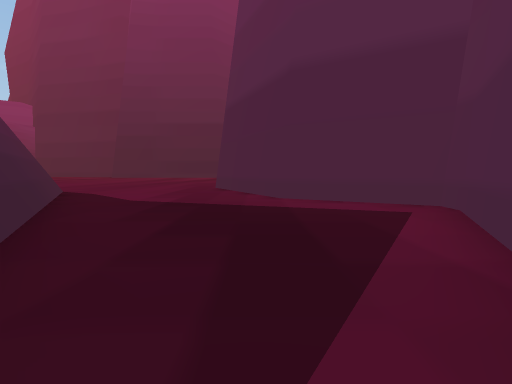
View 1 (above)

22 first-person views from a walk through a Unity game level. The camera is 1.2 m above the floor, tilts 4° down and sees 85° across. The floor is counted in squares, 2 m on a side. Each view is taken from the middle of a square. On the plan, view 1 faces up. The plan holds only what a view shows up to about 9 squares ahead; the rest is blank. The place goes on beyond the plan. The player character is not drawn.

View 2
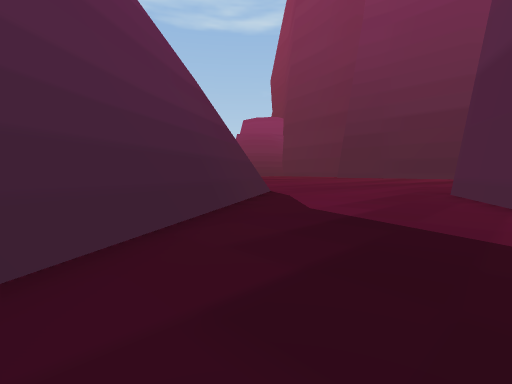

View 3
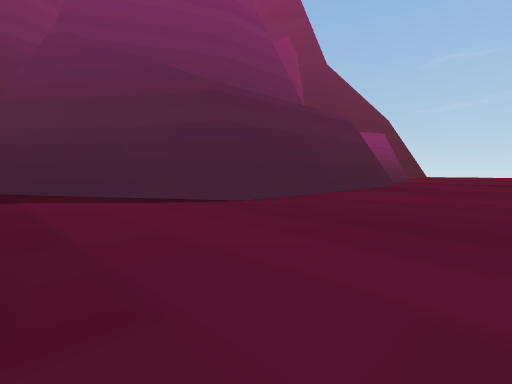

View 4
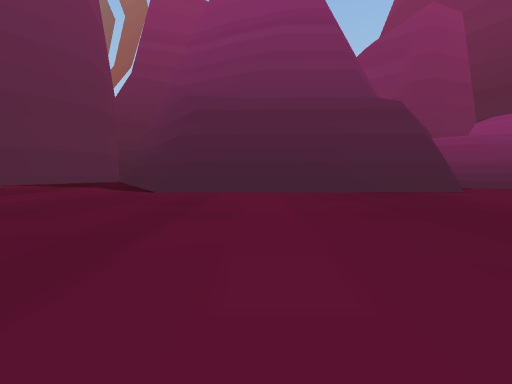

View 5
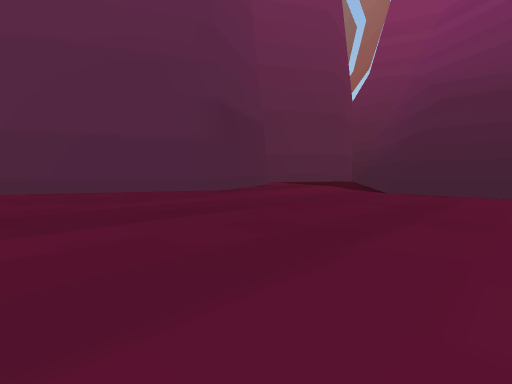

View 6
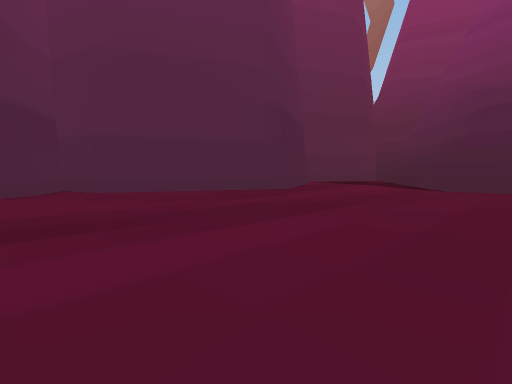

View 7
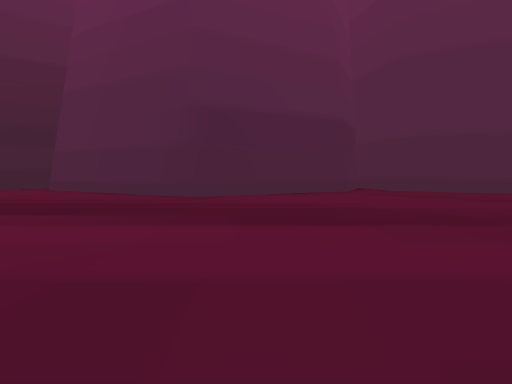

View 8
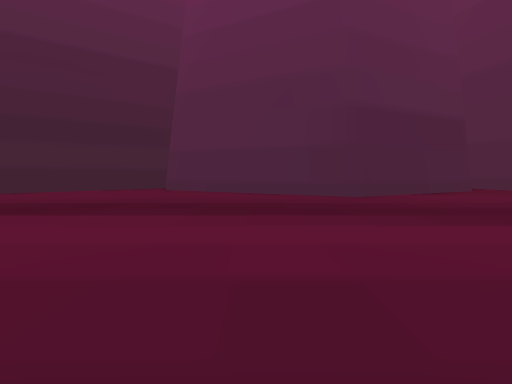

View 9
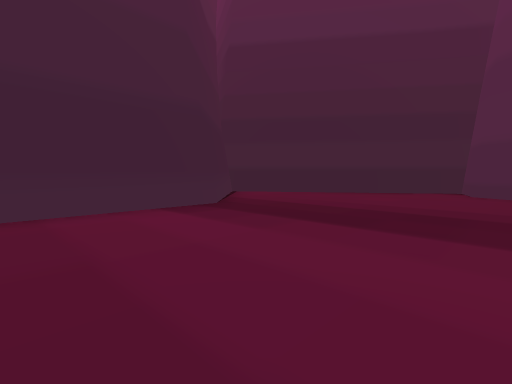

View 10
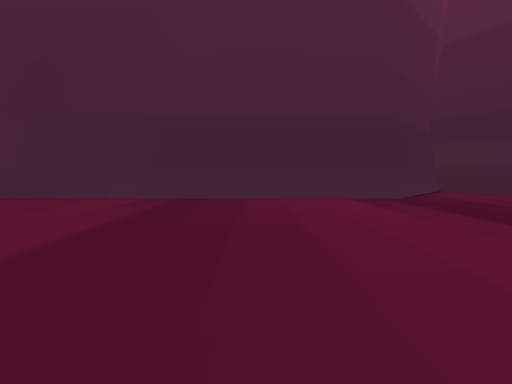

View 11
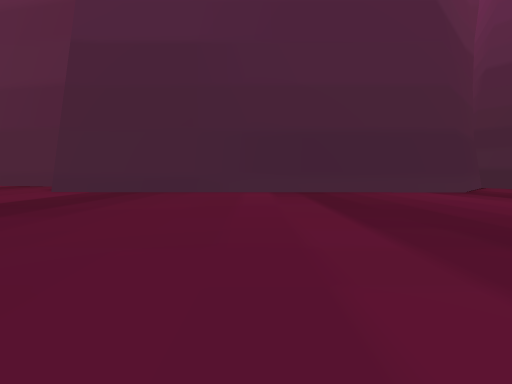

View 12
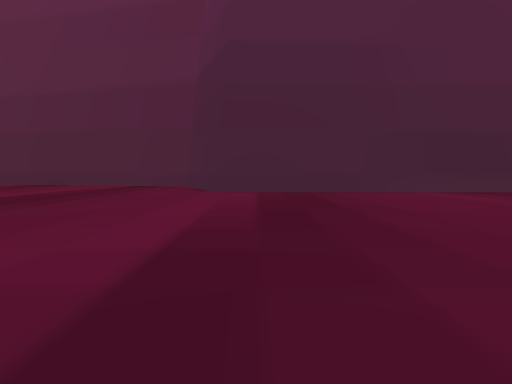

View 13
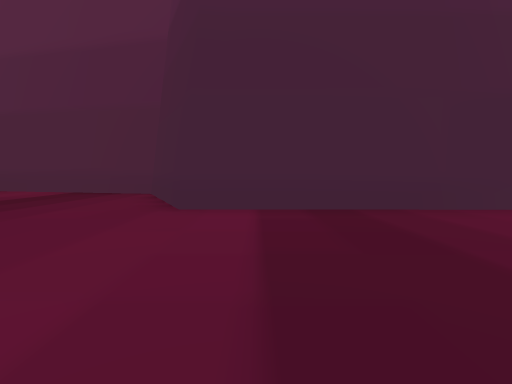

View 14
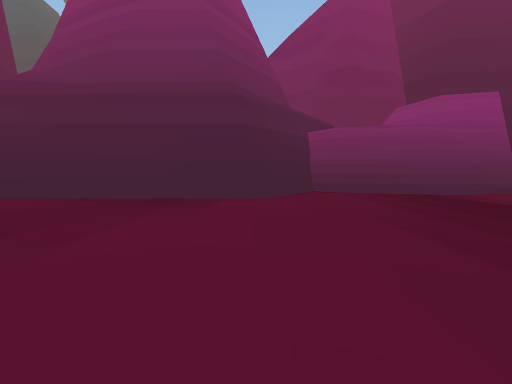

View 15
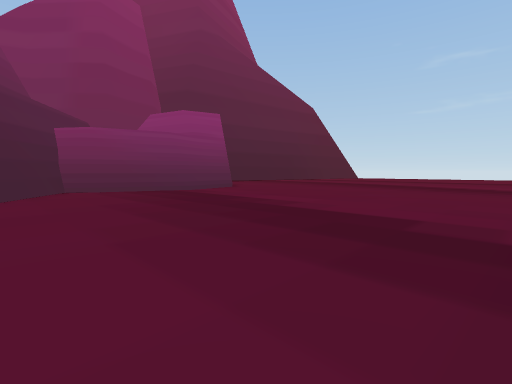

View 16
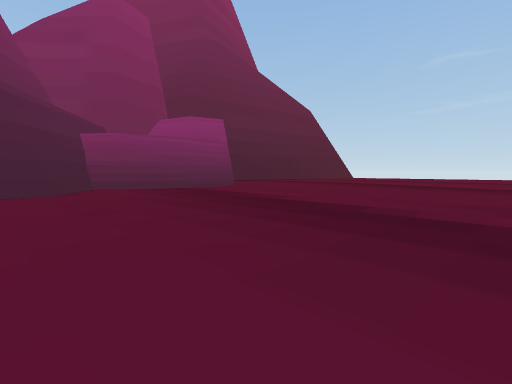

View 17
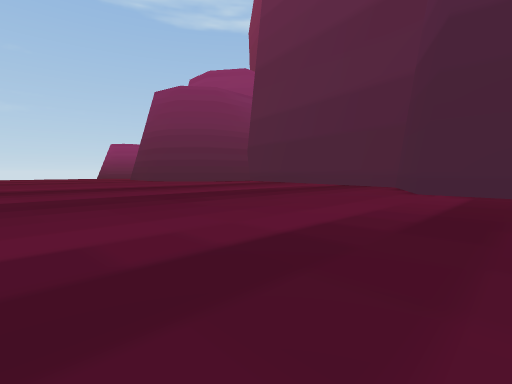

View 18
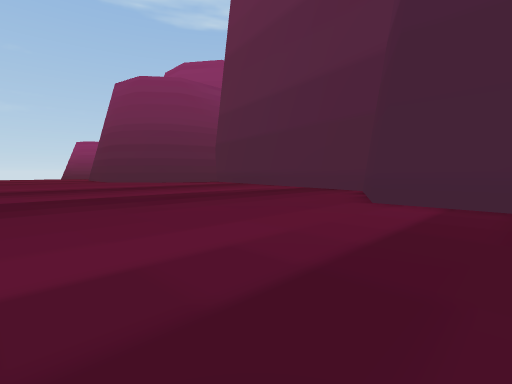

View 19
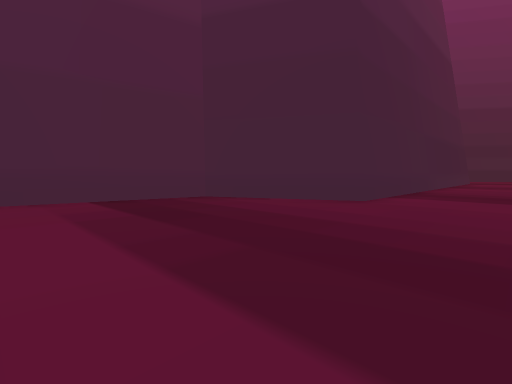

View 20
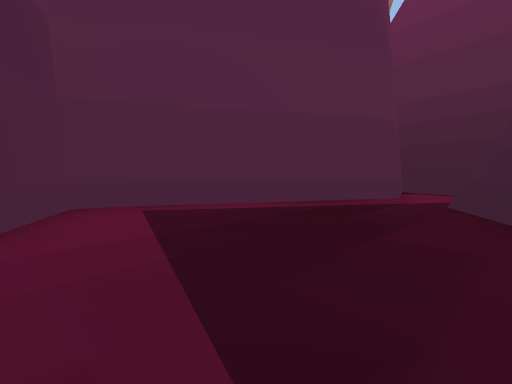

View 21
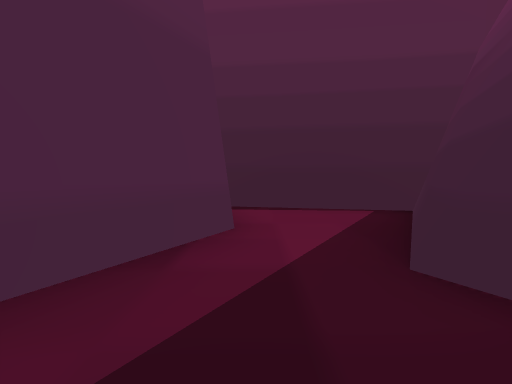

View 22
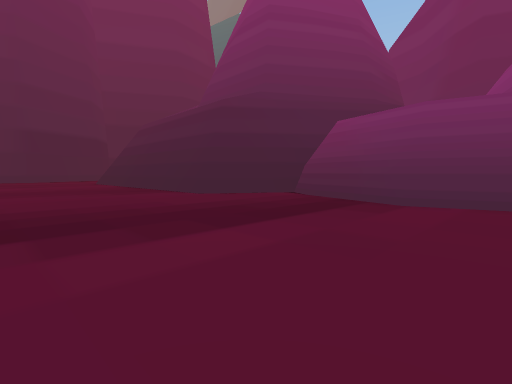

### Floor plan
Points are (right, up) in squares from view 1. A wall is a line through its corners. A room is listed if a view was taken in it or the views show most of it. See-through windows are left out.
Room 1 (views 1, 2, 3, 4, 5, 6, 7, 8, 9, 10, 11, 12, 13, 14, 15, 16, 17, 18, 19, 20, 21, 22)
walls: (-8.3, 8.2) (-6.2, 8.1) (-2.4, 1.9); (-15.3, 8.4) (-6.1, 8.5); (-0.9, 12.3) (1.2, 16.5) (2.8, 17.1) (1.1, 18) (-1.1, 22.6) (1.6, 28) (2.7, 28.4) (-1.3, 33.9) (-3.7, 31.5) (-16.2, 31.6) (-17.9, 34.9) (-22.6, 35.9); (-17.8, 6.6) (-16.7, 5.9); (-17.8, 6.3) (-16.9, 5.7) (-15, 8.2); (-16.9, 5.8) (-15.4, 8.2) (-6, 8.3) (-1.2, 0.3); (-20.4, 7.1) (-18.7, 6.5); (-22.1, 6.5) (-21.4, 6.7); (-22.3, 6.6) (-20.2, 7.2) (-17.6, 6.4); (-1.4, 0.5) (-1.9, -0.8); (-1.3, 0) (-2.8, -2.7) (1, -3.4) (0.3, -1) (3.3, 4.4) (3.4, 5) (0.6, 6.5) (-1.5, 11.1); (-2.9, -2.4) (0.9, -3.2)
low walls: (-22.4, 6.8) (-20.2, 7.5); (-1.2, 0.3) (-1.4, -0.3)

Where each view was taken, in squares from view 1:
view 1: 0 up, 0 right, facing up
view 2: 2 up, 0 right, facing up-left
view 3: 13 up, 2 left, facing down-left
view 4: 17 up, 9 left, facing down
view 5: 17 up, 9 left, facing down-right
view 6: 19 up, 8 left, facing down-right
view 7: 21 up, 8 left, facing right
view 8: 25 up, 8 left, facing right
view 9: 27 up, 7 left, facing up-right
view 10: 25 up, 7 left, facing up
view 11: 23 up, 10 left, facing up
view 12: 23 up, 15 left, facing up
view 13: 27 up, 15 left, facing up
view 14: 15 up, 15 left, facing down
view 15: 16 up, 15 left, facing down-left
view 16: 17 up, 14 left, facing down-left
view 17: 23 up, 14 left, facing up-left
view 18: 26 up, 14 left, facing up-left
view 19: 29 up, 22 left, facing up-right
view 20: 6 up, 2 left, facing down-right
view 21: 2 up, 0 right, facing down
view 22: 13 up, 22 left, facing down-right
